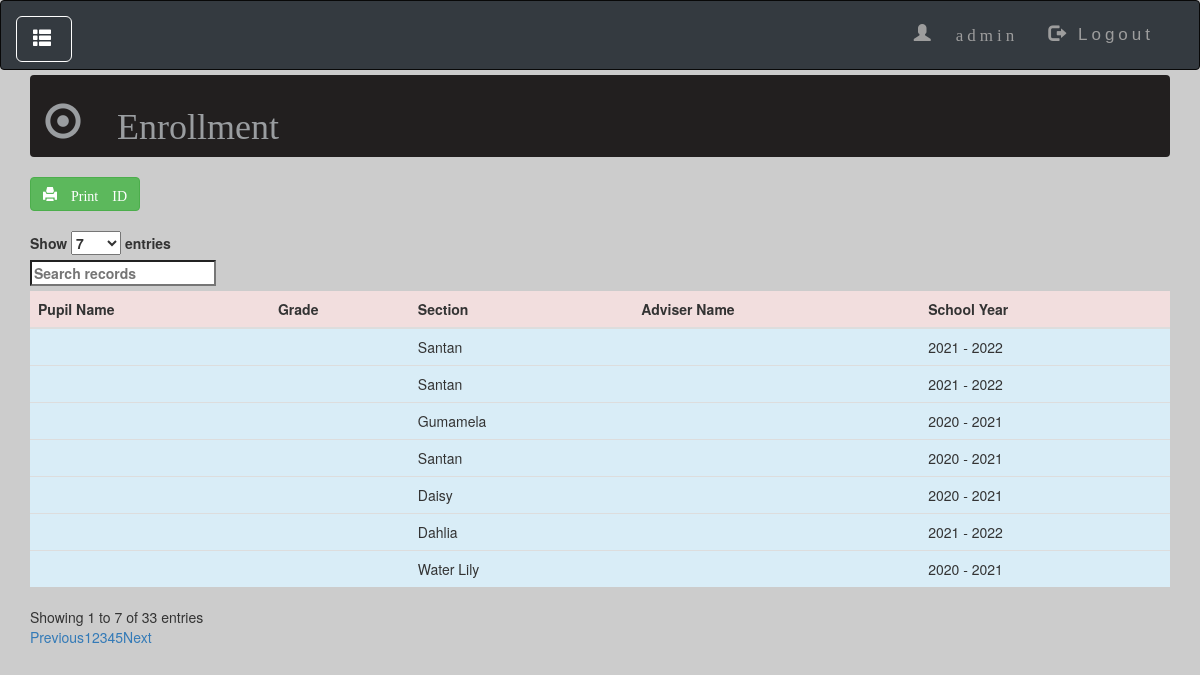
Screenshot of /enrollment.php (signed in) with the database file from the repository.
### tables this page shows
CREATE TABLE `enroll` (
  `enroll_id` int(11) NOT NULL,
  `pupil_id` int(11) NOT NULL,
  `gradsec_id` int(11) NOT NULL,
  `schoolyear_id` int(11) NOT NULL
);

CREATE TABLE `gradsec` (
  `gradsec_id` int(11) NOT NULL,
  `grade_level` varchar(225) NOT NULL,
  `section` varchar(225) NOT NULL,
  `adviser_id` int(11) NOT NULL
);

CREATE TABLE `schoolyear` (
  `schoolyear_id` int(11) NOT NULL,
  `year` varchar(50) NOT NULL
);

### enrollment.php (the view, shortened to what this page needs)
<?php
include('includes/header_admin.php');
include('includes/navbar.php');
?>
       <div class="container">
            <ol class="breadcrumb">
               <h1 class="glyphicon glyphicon-record active"> Enrollment</h1>
            </ol>
                <form action="idcard/printID.php" method="POST">
                                     <button type="submit" name="printBTN" class="btn btn-success " >
                                     <span class="glyphicon glyphicon-print"> Print ID</span>
                                     </button>
                          </form>
                          <br>
                <div class="table-responsive">
                <?php
                    $connection = mysqli_connect("localhost", "root", "", "capstoneproject");
                    $query = "SELECT * FROM enroll e inner join pupil p on e.pupil_id = p.pupil_id
                                inner join schoolyear s on e.schoolyear_id = s.schoolyear_id
                                inner join gradsec g on e.gradsec_id = g.gradsec_id
                                inner join adviser a on g.adviser_id = a.adviser_id";
                    $query_run = mysqli_query($connection, $query);
                ?>
                     <table id="datatableid2" class="display table table-striped ">
                        <thead>
                             <tr class="danger">
                                 <th>Pupil Name</th>
                                 <th>Grade</th>
                                 <th>Section</th>
                                 <th>Adviser Name</th>
                                 <th>School Year</th>
                             </tr>
                         </thead>
                         <tbody>
                <?php
                    if(mysqli_num_rows($query_run) > 0)
                    {
                        while($row = mysqli_fetch_assoc($query_run))
                        {
                            ?>
                             <tr class="info">
                                 <td><?php echo $row['pupilname']; ?></td>
                                 <td><?php echo $row['gradelevel']; ?></td>
                                 <td><?php echo $row['section']; ?></td>
                                 <td><?php echo $row['fname']; ?></td>
                                 <td><?php echo $row['year']; ?></td>
                             </tr>
                            <?php
                        }
                    }
                    else
                    {
                        echo "No Record Found";
                    }
                ?>
                         </tbody>
                     </table>
                 </div>
             </div>
<?php
include('includes/scripts.php');
?>

### css_files/administrator.css (style rules this page uses)
body { position: relative; background: #ccc; }
.breadcrumb { margin-top: 5px; background: #221f1f; color: #dfd3d3; }
.breadcrumb .active { color: #9a9da0; }

### rows the page displays
enroll: gradsec.section "Santan", schoolyear.year "2021 - 2022"
enroll: gradsec.section "Santan", schoolyear.year "2021 - 2022"
enroll: gradsec.section "Gumamela", schoolyear.year "2020 - 2021"
enroll: gradsec.section "Santan", schoolyear.year "2020 - 2021"
enroll: gradsec.section "Daisy", schoolyear.year "2020 - 2021"
enroll: gradsec.section "Dahlia", schoolyear.year "2021 - 2022"
enroll: gradsec.section "Water Lily", schoolyear.year "2020 - 2021"

### other values shown
$_SESSION['username'] "admin"
